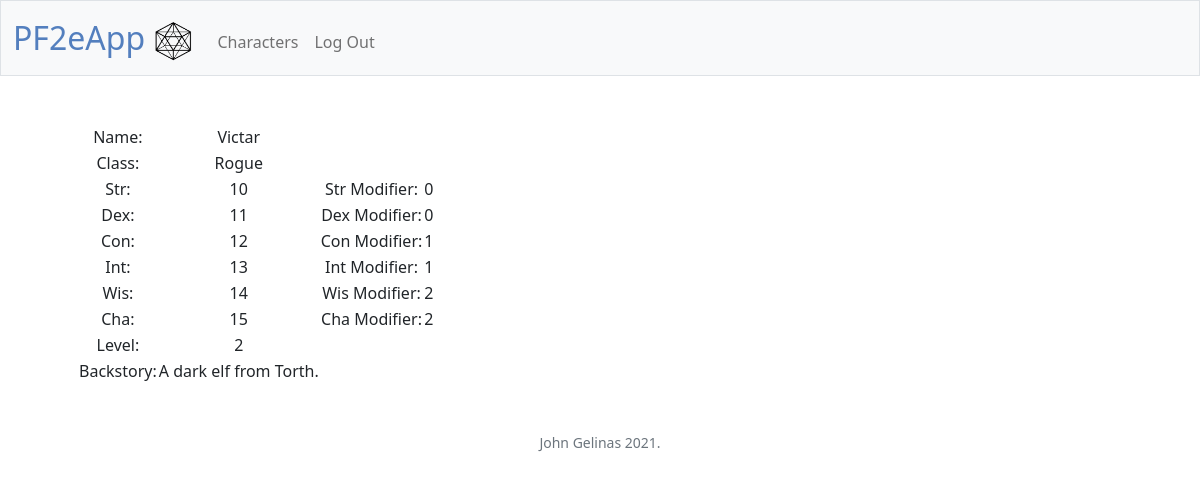
/character/Victar (signed in), run on the app's committed database.
### tables this page shows
CREATE TABLE characters (characterid INTEGER PRIMARY KEY NOT NULL, playerid INTEGER REFERENCES users, Name VARCHAR(255), Class VARCHAR(255), Str INT, Dex INT, Con INT, Int INT, Wis INT, Cha INT, Level INT, Backstory VARCHAR(255));

### PF2eApp.py (the view)
@app.route('/character/<name>', methods=["GET", "POST"])
def character(name):
    if request.method == "GET":
        user = session["user_id"]
        name = scrub(name)
        user = scrub(user)
        query = "SELECT id FROM users WHERE username = '{}'".format(user)
        playerid = sqlselect(query)[0][0]
        con = sqlite3.connect('pathfinder.db')
        con.row_factory = dictfactory
        cur = con.cursor()
        cur.execute("SELECT * FROM characters WHERE name = '{}' AND playerid = {}".format(name, playerid))
        chardata = cur.fetchall()[0]
        cur.close()
        con.close()
        chardata["Str Mod"] = floor((chardata["Str"] - 10)/2)
        chardata["Dex Mod"] = floor((chardata["Dex"] - 10)/2)
        chardata["Con Mod"] = floor((chardata["Con"] - 10)/2)
        chardata["Int Mod"] = floor((chardata["Int"] - 10)/2)
        chardata["Wis Mod"] = floor((chardata["Wis"] - 10)/2)
        chardata["Cha Mod"] = floor((chardata["Cha"] - 10)/2)
        return render_template("viewcharacter.html", chardata = chardata)
    if request.method == "POST":
        return

### PF2eApp.py (called while the page is built)
@app.after_request
def after_request(response):
    response.headers["Cache-Control"] = "no-cache, no-store, must-revalidate"
    response.headers["Expires"] = 0
    response.headers["Pragma"] = "no-cache"
    return response

### helpers.py (called while the page is built)
def scrub(table_name):
    return ''.join( chr for chr in table_name if chr.isalnum() or chr == " " )

def sqlselect(query):
    con = sqlite3.connect('pathfinder.db')
    cur = con.cursor()
    cur.execute(query)
    rowcount = cur.rowcount
    if rowcount == 0:
        data = []
    else:
        data = cur.fetchall()
    cur.close()
    con.close()
    return data

def dictfactory(cursor, row):
    d = {}
    for idx, col in enumerate(cursor.description):
        d[col[0]] = row[idx]
    return d

### templates/viewcharacter.html (shortened to what this page needs)
{% extends "layout.html" %}
{% block main %}
<table>
{% for field in chardata %}
    {% if loop.index > 2 and loop.index < 13 %}
        <tr>
            <td>{{ field }}: </td>
            <td>{{ chardata[field] }}</td>
            {% if field|length == 3 %}
            <td>{{ [field, ' Modifier']|join }}: </td>
            <td>{{ chardata[[field, ' Mod']|join] }}</td>
            {% endif %}
        </tr>
    {% endif %}
{% endfor %}
</table>
{% endblock %}

### templates/layout.html (shortened to what this page needs)
<!DOCTYPE html>
<html lang="en">
    <head>
        <link href="https://cdn.jsdelivr.net/npm/bootstrap@5.1.3/dist/css/bootstrap.min.css" rel="stylesheet">
        <link href="/static/styles.css" rel="stylesheet">
    </head>
    <body>
        <nav class="navbar navbar-expand-md navbar-light bg-light border">
            <div class="container-fluid">
                <a class="navbar-brand" href="/"><span class="blue">PF2eApp <img src="/static/d20.png" alt="D20 Die" width="40" height="40"> </span></a>
                <div class="collapse navbar-collapse" id="navbar">
                    {% if session.user_id %}
                        <ul class="navbar-nav mr-auto mt-2">
                            <li class="nav-item"><a class="nav-link" href="/characters">Characters</a></li>
                        </ul>
                        <ul class="navbar-nav ml-auto mt-2">
                            <li class="nav-item"><a class="nav-link" href="/logout">Log Out</a></li>
                        </ul>
                    {% endif %}
                </div>
            </div>
        </nav>
        <main class="container p-5">
            {% block main %}{% endblock %}
        </main>
        <footer class="small text-center text-muted">
            John Gelinas 2021.
        </footer>
    </body>
</html>

### static/styles.css (style rules this page uses)
nav .navbar-brand { font-size: xx-large; }
nav .navbar-brand .blue { color: #537fbe; }
main { overflow-x: auto; text-align: center; }

### data on the page
characters: Name "Victar" "Rogue" "10" "11" "12" "13" "14" "15" "2" "A dark elf from Torth."

### other printed values
{{ field }} "Name" "Class" "Str" "Dex" "Con" "Int" "Wis" "Cha" "Level" "Backstory"
{{ [field, ' Modifier']|join }} "Str Modifier" "Dex Modifier" "Con Modifier" "Int Modifier" "Wis Modifier" "Cha Modifier"
{{ chardata[[field, ' Mod']|join] }} "0" "0" "1" "1" "2" "2"
